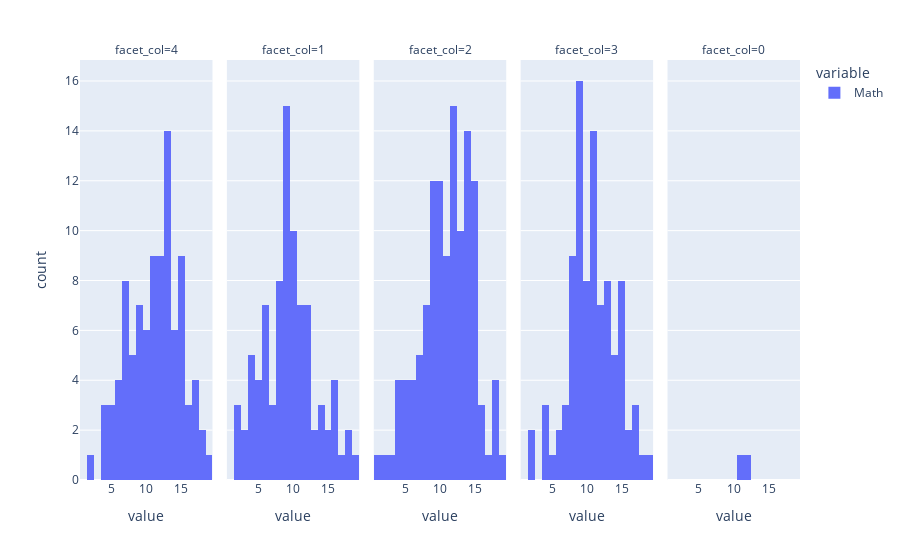

Notebook code for this chart:
### Code cell
plx.histogram(numeric["Math"],facet_col=numeric["Fedu"])

### Figure 1 — Plotly figure (JSON) as saved in the notebook; plotly's stock layout.template omitted (floating-point values rounded to 4 significant figures; data arrays with more than 128 entries replaced by an {"elided": "..."} marker saying what was removed)
{"data": [{"alignmentgroup": "True", "bingroup": "x", "hovertemplate": "variable=Math<br>facet_col=4<br>value=%{x}<br>count=%{y}<extra></extra>", "legendgroup": "Math", "marker": {"color": "#636efa", "pattern": {"shape": ""}}, "name": "Math", "offsetgroup": "Math", "orientation": "v", "showlegend": true, "type": "histogram", "x": [5.667, 5.667, 14.67, 9, 14, 14, 13.67, 14, 9, 11, 11, 10.67, 16.67, 15.33, 11.67, 12, 18.33, 7, 9.667, 14.67, 10.67, 12.67, 5, 8, 7, 13, 6.333, 16.67, 12.33, 17.33, 12, 15, 18.67, 15.33, 12.67, 13.33, 13, 12.67, 12.67, 9.333, 3.667, 4, 3.667, 12.67, 15.67, 5.333, 10.67, 13, 1.667, 7, 15, 8.667, 12.33, 11.33, 16, 7, 8, 13, 7, 9.667, 8, 9, 11.67, 12.33, 7.333, 8.333, 11, 12.33, 9.667, 9, 14.33, 17.67, 13, 5.333, 11, 13, 15.33, 6.667, 10.33, 13.33, 15.67, 9.667, 8, 12.67, 16.67, 10.67, 15.33, 11.67, 10.33, 9, 14.33, 6.667, 5.667, 15.33, null, null, null, null, null, null, null, null, null, null, null, null, null, null, null, null, null, null, null, null, null, null, null, null, null, null, null, null, null, null, null, null, null, null], "xaxis": "x", "yaxis": "y"}, {"alignmentgroup": "True", "bingroup": "x", "hovertemplate": "variable=Math<br>facet_col=1<br>value=%{x}<br>count=%{y}<extra></extra>", "legendgroup": "Math", "marker": {"color": "#636efa", "pattern": {"shape": ""}}, "name": "Math", "offsetgroup": "Math", "orientation": "v", "showlegend": false, "type": "histogram", "x": {"elided": "174 float values"}, "xaxis": "x2", "yaxis": "y2"}, {"alignmentgroup": "True", "bingroup": "x", "hovertemplate": "variable=Math<br>facet_col=2<br>value=%{x}<br>count=%{y}<extra></extra>", "legendgroup": "Math", "marker": {"color": "#636efa", "pattern": {"shape": ""}}, "name": "Math", "offsetgroup": "Math", "orientation": "v", "showlegend": false, "type": "histogram", "x": {"elided": "209 float values"}, "xaxis": "x3", "yaxis": "y3"}, {"alignmentgroup": "True", "bingroup": "x", "hovertemplate": "variable=Math<br>facet_col=3<br>value=%{x}<br>count=%{y}<extra></extra>", "legendgroup": "Math", "marker": {"color": "#636efa", "pattern": {"shape": ""}}, "name": "Math", "offsetgroup": "Math", "orientation": "v", "showlegend": false, "type": "histogram", "x": {"elided": "131 float values"}, "xaxis": "x4", "yaxis": "y4"}, {"alignmentgroup": "True", "bingroup": "x", "hovertemplate": "variable=Math<br>facet_col=0<br>value=%{x}<br>count=%{y}<extra></extra>", "legendgroup": "Math", "marker": {"color": "#636efa", "pattern": {"shape": ""}}, "name": "Math", "offsetgroup": "Math", "orientation": "v", "showlegend": false, "type": "histogram", "x": [10.67, 11.67, null, null, null, null, null], "xaxis": "x5", "yaxis": "y5"}], "layout": {"annotations": [{"font": {}, "showarrow": false, "text": "facet_col=4", "x": 0.092, "xanchor": "center", "xref": "paper", "y": 1, "yanchor": "bottom", "yref": "paper"}, {"font": {}, "showarrow": false, "text": "facet_col=1", "x": 0.296, "xanchor": "center", "xref": "paper", "y": 1, "yanchor": "bottom", "yref": "paper"}, {"font": {}, "showarrow": false, "text": "facet_col=2", "x": 0.5, "xanchor": "center", "xref": "paper", "y": 1, "yanchor": "bottom", "yref": "paper"}, {"font": {}, "showarrow": false, "text": "facet_col=3", "x": 0.704, "xanchor": "center", "xref": "paper", "y": 1, "yanchor": "bottom", "yref": "paper"}, {"font": {}, "showarrow": false, "text": "facet_col=0", "x": 0.908, "xanchor": "center", "xref": "paper", "y": 1, "yanchor": "bottom", "yref": "paper"}], "barmode": "relative", "legend": {"title": {"text": "variable"}, "tracegroupgap": 0}, "margin": {"t": 60}, "xaxis": {"anchor": "y", "domain": [0, 0.184], "title": {"text": "value"}}, "xaxis2": {"anchor": "y2", "domain": [0.204, 0.388], "matches": "x", "title": {"text": "value"}}, "xaxis3": {"anchor": "y3", "domain": [0.408, 0.592], "matches": "x", "title": {"text": "value"}}, "xaxis4": {"anchor": "y4", "domain": [0.612, 0.796], "matches": "x", "title": {"text": "value"}}, "xaxis5": {"anchor": "y5", "domain": [0.816, 1], "matches": "x", "title": {"text": "value"}}, "yaxis": {"anchor": "x", "domain": [0, 1], "title": {"text": "count"}}, "yaxis2": {"anchor": "x2", "domain": [0, 1], "matches": "y", "showticklabels": false}, "yaxis3": {"anchor": "x3", "domain": [0, 1], "matches": "y", "showticklabels": false}, "yaxis4": {"anchor": "x4", "domain": [0, 1], "matches": "y", "showticklabels": false}, "yaxis5": {"anchor": "x5", "domain": [0, 1], "matches": "y", "showticklabels": false}}}
